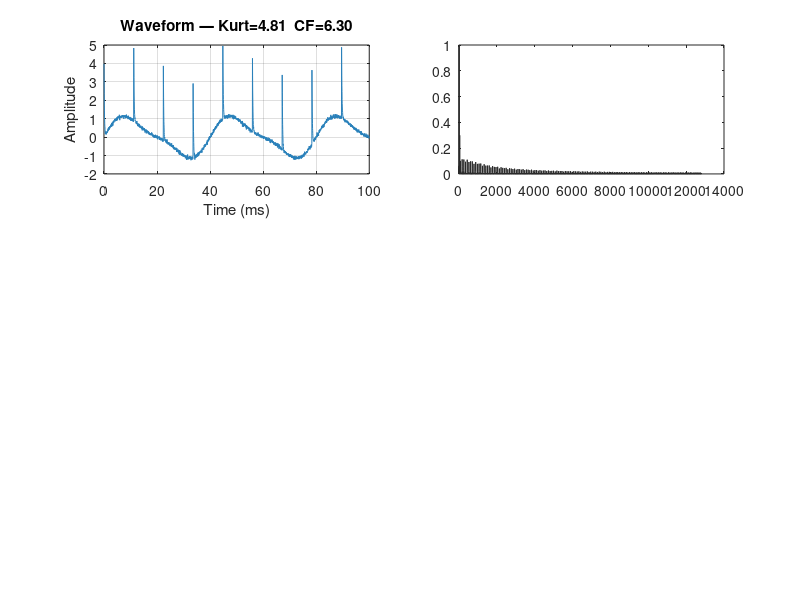

Write MATLAB code to recreate this figure. (Note: this script raises an error after producing the figure.)
%% Bearing Fault Detection — Envelope & Order Analysis (MATLAB)
% Machine Health Monitoring & Fault Diagnosis System
% ---------------------------------------------------------
% Performs:
%   1. Bearing fault frequency calculation (BPFO, BPFI, BSF, FTF)
%   2. Band-pass filter → Hilbert envelope
%   3. Envelope spectrum with fault tone identification
%   4. Order analysis (speed-normalised spectrum)
%   5. Fault severity scoring (0–100)
%   6. Decision: Healthy / Warning / Fault
%
% Input:  CSV of raw vibration data (single channel) in ../data/raw/
% Output: diagnosis struct, plots, CSV summary in ../data/processed/
%
% Usage:
%   Run section by section or: bearing_fault_detection
%   Modify the BEARING and OPERATING parameters below for your machine.

clear; clc; close all;

%% ── Parameters ──────────────────────────────────────────────────────────────

% Acquisition
Fs       = 25600;        % Sampling rate [Hz]
data_file = fullfile('..', 'data', 'raw', 'vibration_data.csv');

% Bearing geometry — SKF 6205-2RS (change to your bearing)
n_balls        = 9;
ball_dia_mm    = 7.94;
pitch_dia_mm   = 38.50;
contact_angle  = 0.0;    % degrees (deep-groove)

% Operating condition
shaft_rpm  = 1500;       % [RPM]
shaft_hz   = shaft_rpm / 60;

% Band-pass filter for envelope analysis (around resonance)
bp_low_hz  = 2000;
bp_high_hz = 8000;

% Fault detection thresholds
KURTOSIS_WARN   = 4.0;   % kurtosis warning level
KURTOSIS_FAULT  = 6.0;   % kurtosis fault level
CF_WARN         = 5.0;   % crest factor warning
CF_FAULT        = 8.0;   % crest factor fault
TONE_AMP_THRESH = 0.01;  % min amplitude to count as a fault tone

fprintf('=================================================================\n');
fprintf('  Bearing Fault Detection — MATLAB\n');
fprintf('  Shaft: %.0f RPM  |  Fs: %.0f Hz  |  Bearing: 6205\n', shaft_rpm, Fs);
fprintf('=================================================================\n\n');


%% ── 1. Bearing Fault Frequencies ────────────────────────────────────────────

ratio = (ball_dia_mm / pitch_dia_mm) * cosd(contact_angle);

BPFO = shaft_hz * (n_balls/2) * (1 - ratio);
BPFI = shaft_hz * (n_balls/2) * (1 + ratio);
BSF  = shaft_hz * (pitch_dia_mm/(2*ball_dia_mm)) * (1 - ratio^2);
FTF  = shaft_hz * (1 - ratio) / 2;

fprintf('Bearing Fault Frequencies @ %.0f RPM:\n', shaft_rpm);
fprintf('  Shaft (1X) : %7.2f Hz  (%.2fX)\n', shaft_hz,  1.0);
fprintf('  BPFO       : %7.2f Hz  (%.2fX)\n', BPFO, BPFO/shaft_hz);
fprintf('  BPFI       : %7.2f Hz  (%.2fX)\n', BPFI, BPFI/shaft_hz);
fprintf('  BSF        : %7.2f Hz  (%.2fX)\n', BSF,  BSF/shaft_hz);
fprintf('  FTF (cage) : %7.2f Hz  (%.2fX)\n', FTF,  FTF/shaft_hz);
fprintf('\n');

fault_freqs = struct('BPFO',BPFO,'BPFI',BPFI,'BSF',BSF,'FTF',FTF,'shaft',shaft_hz);


%% ── 2. Load / Generate Signal ────────────────────────────────────────────────

if isfile(data_file)
    raw  = readmatrix(data_file);
    sig  = raw(:, 1);    % use first column
    fprintf('[OK]   Loaded signal from %s (%d samples)\n', data_file, numel(sig));
else
    fprintf('[INFO] Data file not found — using synthetic outer-race fault signal.\n');
    N    = Fs * 2;
    t_s  = (0:N-1)' / Fs;
    sig  = sin(2*pi*shaft_hz*t_s) + 0.3*sin(2*pi*2*shaft_hz*t_s);
    % Inject BPFO impulses
    impulse_times = 0 : 1/BPFO : t_s(end);
    for ti = impulse_times
        idx = round(ti*Fs) + 1;
        if idx > 0 && idx+30 <= N
            sig(idx:idx+30) = sig(idx:idx+30) + 4.0 * exp(-linspace(0,8,31)');
        end
    end
    sig = sig + 0.05*randn(N,1);
end

N  = numel(sig);
t  = (0:N-1)' / Fs;


%% ── 3. Time-Domain Features ──────────────────────────────────────────────────

rms_val      = rms(sig);
kurt_val     = kurtosis(sig);
peak_val     = max(abs(sig));
pp_val       = max(sig) - min(sig);
cf_val       = peak_val / rms_val;
skew_val     = skewness(sig);

fprintf('Time-Domain Features:\n');
fprintf('  RMS          : %.4f\n', rms_val);
fprintf('  Kurtosis     : %.4f\n', kurt_val);
fprintf('  Crest Factor : %.4f\n', cf_val);
fprintf('  Peak-to-Peak : %.4f\n', pp_val);
fprintf('  Skewness     : %.4f\n', skew_val);


%% ── 4. FFT Spectrum ──────────────────────────────────────────────────────────

NFFT  = 2^nextpow2(N);
Y     = fft(sig, NFFT);
P2    = abs(Y/N);
P1    = P2(1:NFFT/2+1);
P1(2:end-1) = 2*P1(2:end-1);
f_axis = Fs * (0:NFFT/2) / NFFT;

[peak_amp, peak_idx] = max(P1);
peak_freq = f_axis(peak_idx);
fprintf('\nFFT: dominant frequency = %.1f Hz  (amplitude = %.4f)\n', peak_freq, peak_amp);


%% ── 5. Envelope Analysis ──────────────────────────────────────────────────────

% Band-pass filter
[b_bp, a_bp] = butter(4, [bp_low_hz, bp_high_hz]/(Fs/2), 'bandpass');
sig_bp = filtfilt(b_bp, a_bp, sig);

% Hilbert envelope
env     = abs(hilbert(sig_bp));
env_dc  = env - mean(env);    % remove DC

% Envelope spectrum
Y_env  = fft(env_dc, NFFT);
P_env  = abs(Y_env/N);
P_env  = P_env(1:NFFT/2+1);
P_env(2:end-1) = 2*P_env(2:end-1);


%% ── 6. Fault Tone Detection ──────────────────────────────────────────────────

tolerance_pct = 5;   % ±5% frequency tolerance
n_harmonics   = 3;   % check up to 3X harmonics

fault_names = {'BPFO','BPFI','BSF','FTF','shaft'};
fault_hz    = [BPFO, BPFI, BSF, FTF, shaft_hz];

detected_tones = struct('name',{},'harmonic',{},'target_hz',{},'found_hz',{},'amplitude',{});
tone_count = struct('BPFO',0,'BPFI',0,'BSF',0,'FTF',0,'shaft',0);

fprintf('\nFault Tone Detection (envelope spectrum, tolerance=%.0f%%):\n', tolerance_pct);

for fi = 1:numel(fault_hz)
    base = fault_hz(fi);
    fname = fault_names{fi};
    for h = 1:n_harmonics
        target = base * h;
        tol    = target * tolerance_pct / 100;
        mask   = f_axis >= (target-tol) & f_axis <= (target+tol);
        if any(mask)
            [max_amp, local_idx] = max(P_env(mask));
            all_idx = find(mask);
            found_hz = f_axis(all_idx(local_idx));
            if max_amp >= TONE_AMP_THRESH
                n = numel(detected_tones) + 1;
                detected_tones(n).name      = fname;
                detected_tones(n).harmonic  = h;
                detected_tones(n).target_hz = target;
                detected_tones(n).found_hz  = found_hz;
                detected_tones(n).amplitude = max_amp;
                tone_count.(fname) = tone_count.(fname) + 1;
                fprintf('  %-6s H%d: target=%.1f Hz, found=%.1f Hz, amp=%.4f\n', ...
                        fname, h, target, found_hz, max_amp);
            end
        end
    end
end

if isempty(detected_tones)
    fprintf('  No fault tones detected above threshold.\n');
end


%% ── 7. Fault Severity Score ──────────────────────────────────────────────────

% Kurtosis sub-score (0–100): normalise [1,10] → [100,0]
k_score = 100 * max(0, 1 - (kurt_val - 1) / 9);
k_score = max(0, min(100, k_score));

% Crest factor sub-score
cf_score = 100 * max(0, 1 - (cf_val - 1.4) / 10);
cf_score = max(0, min(100, cf_score));

% Tone count sub-score
total_tones = tone_count.BPFO + tone_count.BPFI + tone_count.BSF + tone_count.FTF;
tone_score  = 100 * max(0, 1 - total_tones / (n_harmonics * 4));

% Weighted health score
health_score = 0.30 * k_score + 0.25 * cf_score + 0.45 * tone_score;
health_score = max(0, min(100, health_score));

% Status
if health_score >= 80
    status = 'HEALTHY';    status_color = [0.15 0.68 0.38];
elseif health_score >= 60
    status = 'WARNING';    status_color = [0.95 0.61 0.07];
elseif health_score >= 40
    status = 'DEGRADED';   status_color = [0.90 0.50 0.13];
else
    status = 'FAULT';      status_color = [0.91 0.30 0.24];
end

fprintf('\n── Health Score ─────────────────────────────────────────────────\n');
fprintf('  Kurtosis sub-score     : %5.1f / 100  (kurtosis=%.2f)\n', k_score, kurt_val);
fprintf('  Crest factor sub-score : %5.1f / 100  (CF=%.2f)\n', cf_score, cf_val);
fprintf('  Tone count sub-score   : %5.1f / 100  (%d tones detected)\n', tone_score, total_tones);
fprintf('  ────────────────────────────────────────────\n');
fprintf('  ASSET HEALTH SCORE     : %5.1f / 100\n', health_score);
fprintf('  STATUS                 : %s\n\n', status);


%% ── 8. Plots ──────────────────────────────────────────────────────────────────

fig = figure('Name','Bearing Fault Detection','Position',[50 50 1400 900]);

% Panel A: Waveform (first 100 ms)
ax1 = subplot(3,2,1);
win = min(round(0.1*Fs), N);
plot(t(1:win)*1000, sig(1:win), 'Color',[0.16 0.50 0.73],'LineWidth',0.7);
xlabel('Time (ms)'); ylabel('Amplitude');
title(sprintf('Waveform — Kurt=%.2f  CF=%.2f', kurt_val, cf_val),'FontWeight','bold');
grid on;

% Panel B: FFT Spectrum
ax2 = subplot(3,2,2);
plot(f_axis, P1, 'Color',[0.16 0.16 0.16],'LineWidth',0.7);
hold on;
for fi = 1:numel(fault_hz)
    xline(fault_hz(fi),'--','Color',[0.8 0.3 0.3],'LineWidth',0.8);
end
xlabel('Frequency (Hz)'); ylabel('Amplitude');
title('FFT Spectrum','FontWeight','bold');
xlim([0 min(1000, Fs/2)]); grid on;

% Panel C: Envelope (time)
ax3 = subplot(3,2,3);
win_env = min(round(0.05*Fs), N);
plot(t(1:win_env)*1000, sig_bp(1:win_env),'Color',[0.6 0.6 0.6],'LineWidth',0.5); hold on;
plot(t(1:win_env)*1000, env(1:win_env),'Color',[0.90 0.30 0.24],'LineWidth',1.5);
xlabel('Time (ms)'); ylabel('Amplitude');
title('Band-pass Signal + Hilbert Envelope','FontWeight','bold');
legend({'Band-pass','Envelope'},'FontSize',8); grid on;

% Panel D: Envelope Spectrum
ax4 = subplot(3,2,4);
plot(f_axis, P_env, 'Color',[0.16 0.16 0.16],'LineWidth',0.7);
hold on;
fault_colors = {'r','b','g','m'};
fault_labels = {'BPFO','BPFI','BSF','FTF'};
for fi = 1:4
    for h = 1:n_harmonics
        xline(fault_hz(fi)*h,'--','Color',fault_colors{fi},'LineWidth',1.0,'Alpha',0.7);
    end
end
xlabel('Frequency (Hz)'); ylabel('Amplitude');
title('Envelope Spectrum','FontWeight','bold');
xlim([0 min(500, Fs/2)]); grid on;

% Add legend manually
hold on;
for fi = 1:4
    plot(nan, nan,'--','Color',fault_colors{fi},'LineWidth',1.5,'DisplayName',fault_labels{fi});
end
legend('show','FontSize',8,'Location','northeast');

% Panel E: Health Score Gauge
ax5 = subplot(3,2,5);
theta = linspace(pi, 0, 200);
r_outer = 1; r_inner = 0.6;
zones = [0 40 60 80 100];
zone_colors = {[0.91 0.30 0.24],[0.90 0.50 0.13],[0.95 0.61 0.07],[0.15 0.68 0.38]};
for zi = 1:4
    t1 = pi * (1 - zones(zi)/100);
    t2 = pi * (1 - zones(zi+1)/100);
    th = linspace(t1, t2, 50);
    px = [r_inner*cos(th), fliplr(r_outer*cos(th))];
    py = [r_inner*sin(th), fliplr(r_outer*sin(th))];
    fill(px, py, zone_colors{zi},'EdgeColor','white','LineWidth',0.5); hold on;
end
% Needle
needle_angle = pi * (1 - health_score/100);
plot([0, 0.85*cos(needle_angle)],[0, 0.85*sin(needle_angle)],'k-','LineWidth',3);
plot(0,0,'ko','MarkerSize',8,'MarkerFaceColor','k');
text(0, -0.2, sprintf('%.1f', health_score),'HorizontalAlignment','center',...
     'FontSize',18,'FontWeight','bold','Color',status_color);
text(0, -0.4, status,'HorizontalAlignment','center',...
     'FontSize',14,'FontWeight','bold','Color',status_color);
axis equal; axis off;
title('Asset Health Score','FontWeight','bold');

% Panel F: Tone Summary Table
ax6 = subplot(3,2,6);
axis off;
if ~isempty(detected_tones)
    col_names = {'Fault','H','Target(Hz)','Found(Hz)','Amp'};
    tbl_data  = cell(numel(detected_tones), 5);
    for i = 1:numel(detected_tones)
        tbl_data(i,:) = {detected_tones(i).name, detected_tones(i).harmonic, ...
            sprintf('%.1f',detected_tones(i).target_hz), ...
            sprintf('%.1f',detected_tones(i).found_hz), ...
            sprintf('%.4f',detected_tones(i).amplitude)};
    end
    t_obj = uitable(fig,'Data',tbl_data,'ColumnName',col_names,...
        'Units','normalized','Position',[0.55 0.05 0.42 0.28],...
        'FontSize',9,'RowName',[]);
else
    text(0.5, 0.5, 'No fault tones detected', 'HorizontalAlignment','center',...
         'FontSize',12, 'Color',[0.15 0.68 0.38],'FontWeight','bold');
end
title('Detected Fault Tones','FontWeight','bold');

sgtitle(sprintf('Bearing Fault Analysis  |  %.0f RPM  |  Health: %.1f/100  |  %s', ...
                shaft_rpm, health_score, status),...
        'FontSize',14,'FontWeight','bold');


%% ── 9. Export Results ────────────────────────────────────────────────────────

out_dir = fullfile('..', 'data', 'processed');
if ~isfolder(out_dir), mkdir(out_dir); end

results_tbl = table( ...
    rms_val, kurt_val, cf_val, pp_val, skew_val, ...
    total_tones, health_score, string(status), ...
    'VariableNames', {'rms','kurtosis','crest_factor','peak_to_peak','skewness', ...
                      'fault_tones_detected','health_score','status'});
out_csv = fullfile(out_dir, 'matlab_bearing_diagnosis.csv');
writetable(results_tbl, out_csv);
fprintf('[OK]   Results exported → %s\n', out_csv);

% Save figure
saveas(fig, fullfile(out_dir, 'matlab_bearing_analysis.png'));
fprintf('[OK]   Plot saved → matlab_bearing_analysis.png\n\n');
